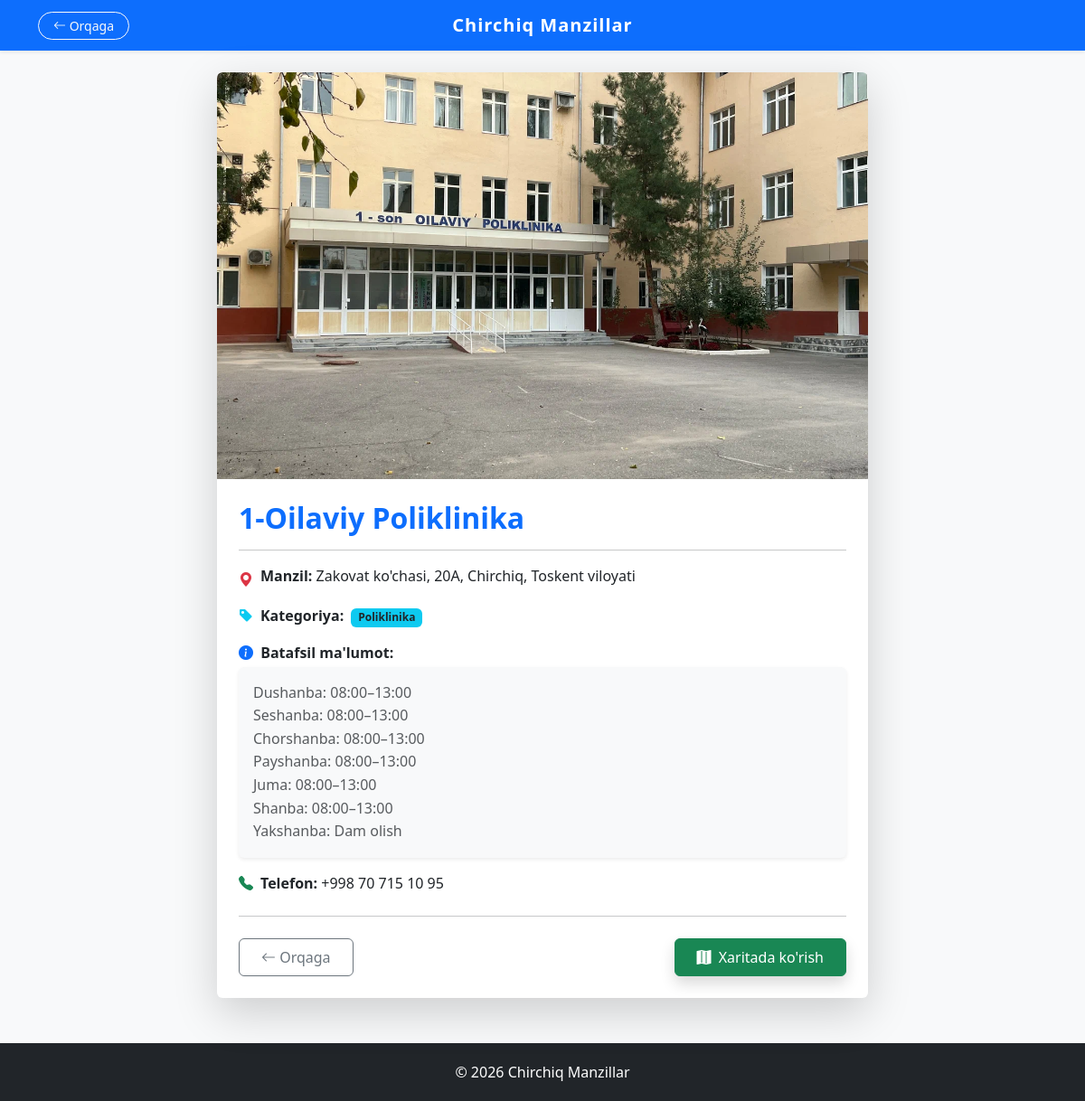
Page /manzil/1/ on the committed database.
### manzil/models.py (models this page shows, shortened)
class Manzil(models.Model):
    name = models.CharField(max_length=200)
    description = models.TextField()
    phone = models.CharField(max_length=20)
    address = models.CharField(max_length=255)
    category = models.ForeignKey(Category, on_delete=models.CASCADE)
    image = models.ImageField(upload_to='manzil/', null=True, blank=True)

class Category(models.Model):
    name = models.CharField(max_length=100)

### manzil/views.py (the view)
# urls.py: path('manzil/<int:pk>/', views.manzil_detail, name='manzil_detail'),
def manzil_detail(request, pk):
    manzil = get_object_or_404(Manzil, pk=pk)
    return render(request, 'manzil/manzil_detail.html', {'manzil': manzil})

### manzil/templates/manzil/manzil_detail.html
{% extends 'manzil/base.html' %}
{% block content %}
<div class="container mt-4 mb-5">
    <div class="row justify-content-center">
        <div class="col-md-8">
            <div class="card shadow-lg border-0 overflow-hidden">
                {% if manzil.image %}
                    <img src="{{ manzil.image.url }}" class="card-img-top" alt="{{ manzil.name }}" style="height: 450px; object-fit: cover;">
                {% else %}
                    <div class="bg-light text-center py-5" style="height: 400px; display: flex; align-items: center; justify-content: center; flex-direction: column;">
                        <i class="bi bi-image text-secondary" style="font-size: 4rem;"></i>
                        <p class="text-muted mt-2">Rasm yuklanmagan</p>
                    </div>
                {% endif %}
                <div class="card-body p-4">
                    <h2 class="card-title text-primary fw-bold">{{ manzil.name }}</h2>
                    <hr>
                    <div class="mb-3 d-flex align-items-start">
                        <i class="bi bi-geo-alt-fill text-danger me-2 mt-1"></i>
                        <p class="mb-0"><strong>Manzil:</strong> {{ manzil.address }}</p>
                    </div>
                    {% if manzil.category %}
                    <div class="mb-3 d-flex align-items-center">
                        <i class="bi bi-tag-fill text-info me-2"></i>
                        <p class="mb-0"><strong>Kategoriya:</strong>
                            <span class="badge bg-info text-dark ms-1">{{ manzil.category.name }}</span>
                        </p>
                    </div>
                    {% endif %}
                    {% if manzil.description %}
                    <div class="mb-3">
                        <p class="mb-1"><strong><i class="bi bi-info-circle-fill text-primary me-1"></i> Batafsil ma'lumot:</strong></p>
                        <div class="p-3 bg-light rounded shadow-sm">
                            <p class="text-muted mb-0" style="white-space: pre-wrap; line-height: 1.6;">{{ manzil.description }}</p>
                        </div>
                    </div>
                    {% endif %}
                    {% if manzil.phone %}
                    <div class="mb-3 d-flex align-items-center">
                        <i class="bi bi-telephone-fill text-success me-2"></i>
                        <p class="mb-0"><strong>Telefon:</strong> {{ manzil.phone }}</p>
                    </div>
                    {% endif %}
                    <hr class="my-4">
                    <div class="d-flex gap-2 justify-content-between">
                        <a href="javascript:history.back()" class="btn btn-outline-secondary px-4 py-2">
                            <i class="bi bi-arrow-left"></i> Orqaga
                        </a>
                        <a href="https://www.google.com/maps/search/?api=1&query={{ manzil.name|urlencode }}+Chirchiq+{{ manzil.address|urlencode }}"
                           target="_blank"
                           class="btn btn-success px-4 py-2 shadow">
                            <i class="bi bi-map-fill me-1"></i> Xaritada ko'rish
                        </a>
                    </div>
                </div>
            </div>
        </div>
    </div>
</div>
{% endblock %}

### manzil/templates/manzil/base.html (shortened to what this page needs)
<!DOCTYPE html>
<html lang="uz">
{% load static %}
<head>
    <link href="https://cdn.jsdelivr.net/npm/bootstrap@5.3.3/dist/css/bootstrap.min.css" rel="stylesheet">
    <link rel="stylesheet" href="https://cdn.jsdelivr.net/npm/bootstrap-icons@1.11.3/font/bootstrap-icons.min.css">
</head>
<body>
<nav class="navbar navbar-dark bg-primary shadow-sm mb-4">
    <div class="container d-flex justify-content-between align-items-center">
        <div style="width: 120px;">
            {% if request.path != '/' %}
            <a href="/" class="btn btn-outline-light btn-sm rounded-pill px-3">
                <i class="bi bi-arrow-left"></i> Orqaga
            </a>
            {% endif %}
        </div>
        <a class="navbar-brand m-0" href="/">
            Chirchiq Manzillar
        </a>
    </div>
</nav>
<div class="container" style="min-height: 70vh;">
    {% block content %}{% endblock %}
</div>
<footer class="footer">
    <div class="container text-center">
        <p class="mb-0">© 2026 Chirchiq Manzillar</p>
    </div>
</footer>
</body>
</html>

### manzil/templates/manzil/base.html (style rules this page uses)
body { background-color: #f8f9fa; }
.navbar-brand { font-weight: 700; letter-spacing: 1px; }
.footer { background-color: #212529; color: white; padding: 20px 0; margin-top: 50px; }

### rows in the picture
Manzil: image (picture), name "1-Oilaviy Poliklinika", address "Zakovat ko'chasi, 20А, Chirchiq, Toskent viloyati", category.name "Poliklinika", description "Dushanba: 08:00–13:00 Seshanba: 08:00–13:00 Chorshanba: 08:00–13:00 Payshanba: 08:00–13:00 Juma: 08:00–13:00 Shanba: 08:00–13:00 Yakshanba: Dam olish", phone "+998 70 715 10 95"
